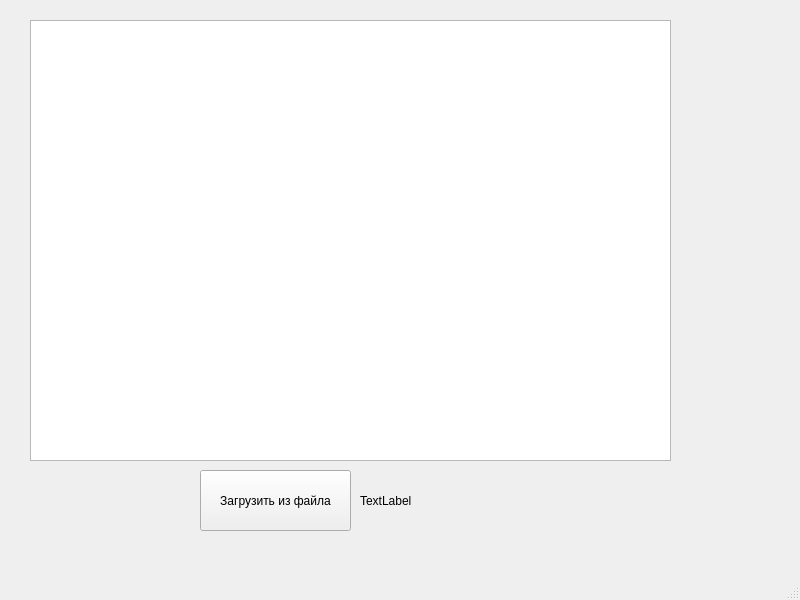
<?xml version="1.0" encoding="UTF-8"?>
<ui version="4.0">
 <class>MainWindow</class>
 <widget class="QMainWindow" name="MainWindow">
  <property name="geometry">
   <rect>
    <x>0</x>
    <y>0</y>
    <width>800</width>
    <height>600</height>
   </rect>
  </property>
  <property name="windowTitle">
   <string>MainWindow</string>
  </property>
  <widget class="QWidget" name="centralwidget">
   <widget class="QTextEdit" name="textEdit">
    <property name="geometry">
     <rect>
      <x>30</x>
      <y>20</y>
      <width>641</width>
      <height>441</height>
     </rect>
    </property>
   </widget>
   <widget class="QPushButton" name="LoadushButton">
    <property name="geometry">
     <rect>
      <x>200</x>
      <y>470</y>
      <width>151</width>
      <height>61</height>
     </rect>
    </property>
    <property name="text">
     <string>Загрузить из файла</string>
    </property>
   </widget>
   <widget class="QLabel" name="ResultLabel">
    <property name="geometry">
     <rect>
      <x>360</x>
      <y>480</y>
      <width>171</width>
      <height>41</height>
     </rect>
    </property>
    <property name="styleSheet">
     <string notr="true">text.rgb(255, 30, 30)</string>
    </property>
    <property name="text">
     <string>TextLabel</string>
    </property>
   </widget>
  </widget>
  <widget class="QMenuBar" name="menubar">
   <property name="geometry">
    <rect>
     <x>0</x>
     <y>0</y>
     <width>800</width>
     <height>26</height>
    </rect>
   </property>
  </widget>
  <widget class="QStatusBar" name="statusbar"/>
 </widget>
 <resources/>
 <connections/>
</ui>
